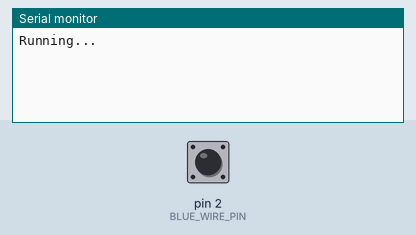
This sketch was run on a simulated Arduino Uno, built with avr-gcc and run on an emulated ATmega328P. Parts: the last lines printed to the serial monitor. The test bench sets the inputs (shaded band); at power-on: pin 2 (BLUE_WIRE_PIN) LOW.

Above: at 1.2 s.
1.3 s: pin 2 (BLUE_WIRE_PIN) pulsed HIGH 2 times (0.12 s each, 0.3 s apart)
At 2.9 s:
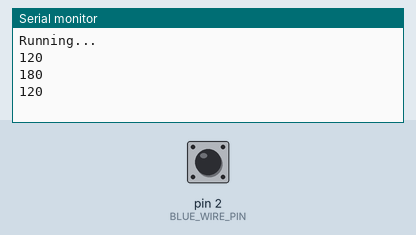
3.4 s: pin 2 (BLUE_WIRE_PIN) driven HIGH
At 4.6 s:
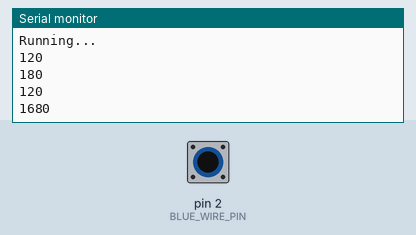
4.9 s: pin 2 (BLUE_WIRE_PIN) driven LOW
At 5.8 s:
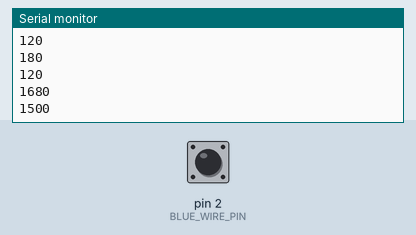
Timing chart, 0 to 7.9 s (numbered marks = the images above; inputs shaded):
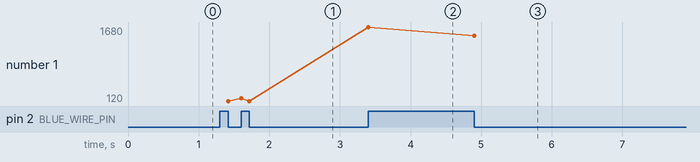

The sketch:

PulseCounterISR.ino
```cpp
#define BLUE_WIRE_PIN   2   // Pulses IN

void setup() {
    Serial.begin(9600);
    while (!Serial);

    pinMode(BLUE_WIRE_PIN, INPUT);

    attachInterrupt(digitalPinToInterrupt(BLUE_WIRE_PIN), pinChangedISR, CHANGE);

    Serial.println ("Running...");
}

void loop() {
}

// This will be called any time the pin changes state.
void pinChangedISR()
{
    unsigned long time = 0;
    static unsigned long s_prevTime = 0;

    // Pin changed. Record the time.
    time = millis();

    if (s_prevTime != 0)
    {
      // Print how much time since last change.
      Serial.println (time - s_prevTime);
    }

    s_prevTime = time;
}
```

Measured:
- after the input at 1.3 s, the serial monitor: prints a new line after 0.12 s (image 1)
- after the input at 3.4 s, the serial monitor: prints a new line at once (image 2)
- after the input at 4.9 s, the serial monitor: prints a new line at once (image 3)
- plotted number 1: 120 → 1680 after the input at 3.4 s, 1680 → 1500 after the input at 4.9 s
